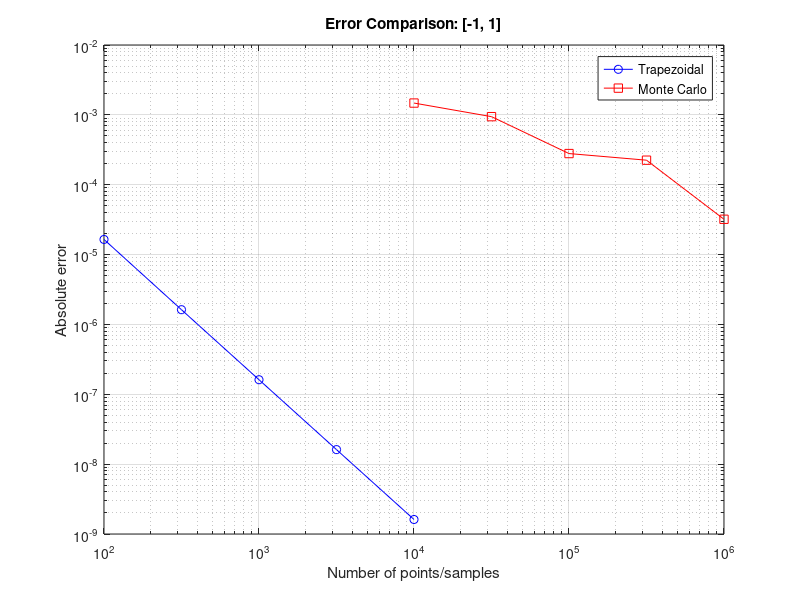
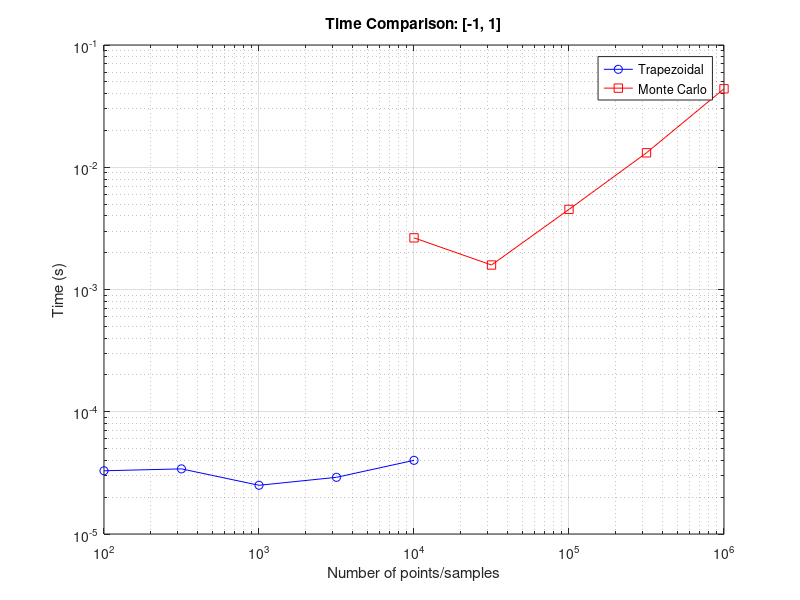
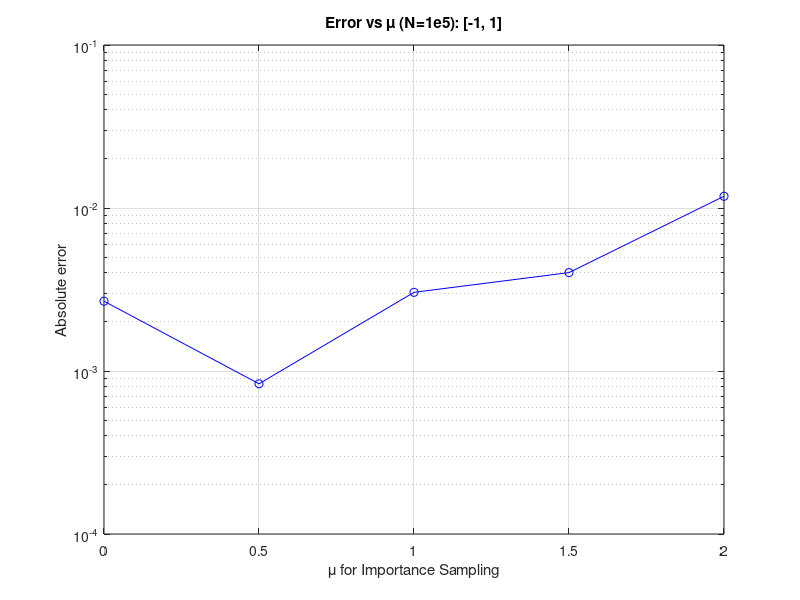

These figures' MATLAB source, in order:
% Parameters
intervals = {[-1, 1], [-2, 2], [-3, 3]};
mu_values = [0, 0.5, 1, 1.5, 2]; % Importance sampling means
N_values = round(logspace(4, 6, 5)); % MC sample sizes: 1e4 to 1e6
n_trap_values = round(logspace(2, 4, 5)); % Trapezoidal points: 100 to 10000

% Define manual PDF and CDF (to avoid needing the Statistics Toolbox)
normpdf_manual = @(x) (1/sqrt(2*pi)) * exp(-x.^2/2); % PDF for N(0,1)
normcdf_manual = @(x) 0.5 * (1 + erf(x / sqrt(2))); % CDF for N(0,1)

% Preallocate results
exact_vals = zeros(size(intervals));
errors_trap = cell(size(intervals));
times_trap = cell(size(intervals));
errors_mc = cell(size(intervals));
times_mc = cell(size(intervals));
errors_is = cell(size(intervals));
times_is = cell(size(intervals));

for k = 1:length(intervals)
    a = intervals{k}(1);
    b = intervals{k}(2);
    exact_vals(k) = normcdf_manual(b) - normcdf_manual(a); % Exact integral
    
    % Trapezoidal method
    errors_trap{k} = zeros(size(n_trap_values));
    times_trap{k} = zeros(size(n_trap_values));
    f = @(x) normpdf_manual(x); % Use manual PDF
    for i = 1:length(n_trap_values)
        n = n_trap_values(i);
        x = linspace(a, b, n);
        y = f(x);
        h = (b - a)/(n - 1);
        tic;
        I = h/2 * (y(1) + 2*sum(y(2:end-1)) + y(end));
        times_trap{k}(i) = toc;
        errors_trap{k}(i) = abs(I - exact_vals(k));
    end
    
    % Standard Monte Carlo
    errors_mc{k} = zeros(size(N_values));
    times_mc{k} = zeros(size(N_values));
    for i = 1:length(N_values)
        N = N_values(i);
        tic;
        x_uniform = a + (b - a)*rand(N, 1);
        I = (b - a) * mean(normpdf_manual(x_uniform)); % Manual PDF
        times_mc{k}(i) = toc;
        errors_mc{k}(i) = abs(I - exact_vals(k));
    end
    
    % Importance Sampling
    errors_is{k} = zeros(length(mu_values), length(N_values));
    times_is{k} = zeros(length(mu_values), length(N_values));
    for m = 1:length(mu_values)
        mu = mu_values(m);
        for i = 1:length(N_values)
            N = N_values(i);
            tic;
            x_samples = mu + randn(N, 1); % Sample from N(mu, 1)
            in_interval = (x_samples >= a) & (x_samples <= b);
            % Manual PDF calculations:
            f = normpdf_manual(x_samples);
            g = (1/sqrt(2*pi)) * exp(-(x_samples - mu).^2 / 2); % PDF N(mu,1)
            f_over_g = f ./ g;
            I = mean(in_interval .* f_over_g);
            times_is{k}(m, i) = toc;
            errors_is{k}(m, i) = abs(I - exact_vals(k));
        end
    end
end


% Plotting results for one interval (e.g., [-1, 1])
k = 1; % Change index for other intervals
a = intervals{k}(1);
b = intervals{k}(2);

% Error vs N for Trapezoidal and MC
figure;
loglog(n_trap_values, errors_trap{k}, 'b-o', 'DisplayName', 'Trapezoidal');
hold on;
loglog(N_values, errors_mc{k}, 'r-s', 'DisplayName', 'Monte Carlo');
xlabel('Number of points/samples');
ylabel('Absolute error');
legend;
title(['Error Comparison: [', num2str(a), ', ', num2str(b), ']']);
grid on;

% Time vs N for Trapezoidal and MC
figure;
loglog(n_trap_values, times_trap{k}, 'b-o', 'DisplayName', 'Trapezoidal');
hold on;
loglog(N_values, times_mc{k}, 'r-s', 'DisplayName', 'Monte Carlo');
xlabel('Number of points/samples');
ylabel('Time (s)');
legend;
title(['Time Comparison: [', num2str(a), ', ', num2str(b), ']']);
grid on;

% Error vs mu for Importance Sampling (fixed N)
figure;
N_idx = 3; % Example: N = 1e5
semilogy(mu_values, errors_is{k}(:, N_idx), 'b-o');
xlabel('\mu for Importance Sampling');
ylabel('Absolute error');
title(['Error vs \mu (N=1e5): [', num2str(a), ', ', num2str(b), ']']);
grid on;